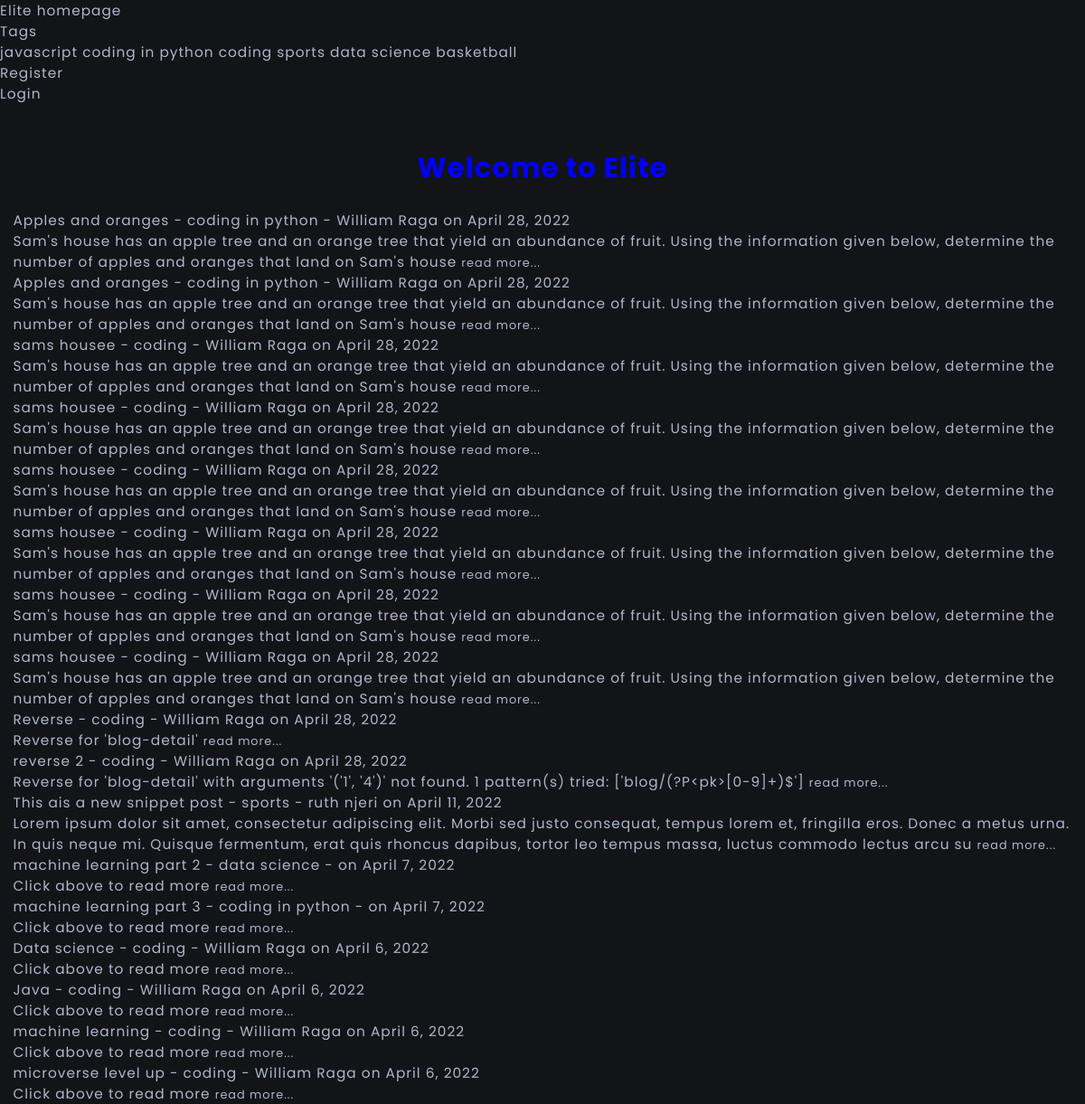
The page / on the database its author committed.
### blog/models.py (models this page shows, shortened)
class Tag(models.Model):
    tag_name = models.CharField(max_length=255)
    def __str__(self):
        return self.tag_name

class BlogPost(models.Model):
    author = models.ForeignKey(User, on_delete=models.CASCADE)
    title = models.CharField(max_length=255)
    title_tag = models.CharField(max_length=255)
    slug = models.SlugField(max_length=255,
                            null=False,
                            unique=False)
    text = RichTextField(blank=True, null=True)
    publication_date = models.DateField(verbose_name='date published',
                                        auto_now_add=True)
    tag = models.CharField(max_length=255, default="coding")
    snippet = models.CharField(max_length=255)
    likes = models.ManyToManyField(User, related_name='blog_posts')

### blog/views.py (the view)
# urls.py: path("", HomeView.as_view(), name="home"),
class HomeView(ListView):
    model = BlogPost
    template_name = 'home.html'
    ordering = ['-publication_date']
    def get_context_data(self, *args, **kwargs):
        tag_menu = Tag.objects.all()
        context = super(HomeView, self).get_context_data(*args, **kwargs)
        context["tag_menu"] = tag_menu
        return context

### blog/templates/home.html (shortened to what this page needs)
{% extends "base.html" %}
{% block content %}
<ul>
  {% for blogpost in object_list %}
      <li>
        <a href="{% url 'blog-detail' blogpost.pk %}">{{ blogpost.title }}</a>
          - <a href="{% url 'tag' blogpost.tag|slugify %}">{{ blogpost.tag }}</a>
         - {{ blogpost.author.first_name }} {{ blogpost.author.last_name }}
          on {{ blogpost.publication_date }}
        <br />
        {{ blogpost.snippet }} <small>
          <a href="{% url 'blog-detail' blogpost.pk %}">read more...</a>
      </small>
      </li>
  {% endfor %}
</ul>
{% endblock %}

### templates/base.html (shortened to what this page needs)
<!doctype html>
{% load static %}
<html lang="en">
  <head>
    <link rel="stylesheet" href="{% static 'blog_styles.css' %}" type="text/css">
    <link rel="stylesheet" href="{% static 'styles.css' %}" type="text/css">
  </head>
  <body>
    <header>
      <div>
    <div>
      <nav>
        <ul class="navbar-nav mr-auto">
          <li class="nav-item">
            <a class="nav-link" href = "{% url 'home' %}">Elite homepage</a>
          </li>
          {% if tag_menu %}
              <li class="nav-item dropdown">
                <a class="nav-link dropdown-toggle" href="#" id="navbarDropdown" role="button" data-bs-toggle="dropdown" aria-expanded="false">
                Tags
                </a>
                <ul class="dropdown-menu" aria-labelledby="navbarDropdown">
                {% for item in tag_menu %}
                    <a class="dropdown-item" href="{% url 'tag' item|slugify %}">
                      {{ item }}
                    </a>
                {% endfor  %}
                </ul>
              </li>
          {% else %}
            <li class="nav-item">
            <a class="nav-link" href = "{% url 'tag-list' %}">Tag List</a>
            </li>
          {% endif %}
          {% if user.is_authenticated %}
          <li class="nav-item">
            <a class="nav-link" href = "{% url 'add-post' %}">Add post</a>
          </li>
          <li class="nav-item">
            <a class="nav-link" href = "{% url 'add-tag' %}">Add tag</a>
          </li>
          <li class="nav-item">
            <a class="nav-link" href = "{% url 'edit-profile' %}">Edit profile</a>
          </li>
          <li class="nav-item">
            <a class="nav-link" href = "{% url 'logout' %}">Logout</a>
          </li>
          {% else %}
          <li class="nav-item">
            <a class="nav-link" href = "{% url 'register' %}">Register</a>
          </li>
          <li class="nav-item">
            <a class="nav-link" href = "{% url 'login' %}">Login</a>
          </li>
          {% endif %}
        </ul>
      </nav>
    </div>
  </div>
    </header>
    <h1 class="heading">Welcome to Elite</h1>
    <br />
    <main>
      <div class="container">
      {% block content %}
      {% endblock %}
      </div>
    </main>
  </body>
</html>

### blog/static/blog_styles.css (style rules this page uses)
.heading { color: blue; }

### static/styles.css (style rules this page uses)
:root { --light-color: #fff; --light-color-alt: #afb6cd; --accent: goldenrod; --primary-background-color: #131417; --secondary-background-color: #252830; --hover-light-color: var(--light-color); --hover-dark-color: var(--primary-background-color); --gradient-color: linear-gradient( 115deg,#4fcf70,#fad648,#a767e5,#12bcfe,#44ce7b); --transparent-light-color: rgba(255,255,255,.05); --transparent-dark-color: rgba(0,0,0,.75); --font-family: 'Poppins', sans-serif; --font-size-xsm: 1.2rem; --font-size-sm: 1.6rem; --font-size-md: 2.4rem; --font-size-lg: 6rem; --font-size-xl: 4rem; --gap: 2rem; --margin-sm: 2rem; --margin-md: 3rem; --item-min-height-sm: 20rem; --item-min-height-md: 30rem; }
* { margin: 0; padding: 0; box-sizing: border-box; }
html { font-size: 60%; }
body { font-family: var(--font-family); font-size: var(--font-size-sm); color: var(--light-color-alt); background-color: var(--primary-background-color); letter-spacing: 1px; }
a { text-decoration: none; color: inherit; }
ul { list-style: none; }
.container { max-width: 160rem; margin: 0 auto; padding: 0 1.5rem; }
.dropdown-menu { font-size: var(--font-size-sm); border-bottom-left-radius: 5px; border-bottom-right-radius: 5px; }
.heading { margin-top: 5rem; text-align: center; }

### rows shown on the page
Tag: tag_name "javascript"
Tag: tag_name "coding in python"
Tag: tag_name "coding"
Tag: tag_name "sports"
Tag: tag_name "data science"
Tag: tag_name "basketball"
BlogPost: title "Apples and oranges", tag "coding in python", author.first_name "William", author.last_name "Raga", publication_date "April 28, 2022", snippet "Sam's house has an apple tree and an orange tree that yield an abundance of fruit. Using the information given below, determine the number of apples and oranges that land on Sam's house"
BlogPost: title "Apples and oranges", tag "coding in python", author.first_name "William", author.last_name "Raga", publication_date "April 28, 2022", snippet "Sam's house has an apple tree and an orange tree that yield an abundance of fruit. Using the information given below, determine the number of apples and oranges that land on Sam's house"
BlogPost: title "sams housee", tag "coding", author.first_name "William", author.last_name "Raga", publication_date "April 28, 2022", snippet "Sam's house has an apple tree and an orange tree that yield an abundance of fruit. Using the information given below, determine the number of apples and oranges that land on Sam's house"
BlogPost: title "sams housee", tag "coding", author.first_name "William", author.last_name "Raga", publication_date "April 28, 2022", snippet "Sam's house has an apple tree and an orange tree that yield an abundance of fruit. Using the information given below, determine the number of apples and oranges that land on Sam's house"
BlogPost: title "sams housee", tag "coding", author.first_name "William", author.last_name "Raga", publication_date "April 28, 2022", snippet "Sam's house has an apple tree and an orange tree that yield an abundance of fruit. Using the information given below, determine the number of apples and oranges that land on Sam's house"
BlogPost: title "sams housee", tag "coding", author.first_name "William", author.last_name "Raga", publication_date "April 28, 2022", snippet "Sam's house has an apple tree and an orange tree that yield an abundance of fruit. Using the information given below, determine the number of apples and oranges that land on Sam's house"
BlogPost: title "sams housee", tag "coding", author.first_name "William", author.last_name "Raga", publication_date "April 28, 2022", snippet "Sam's house has an apple tree and an orange tree that yield an abundance of fruit. Using the information given below, determine the number of apples and oranges that land on Sam's house"
BlogPost: title "sams housee", tag "coding", author.first_name "William", author.last_name "Raga", publication_date "April 28, 2022", snippet "Sam's house has an apple tree and an orange tree that yield an abundance of fruit. Using the information given below, determine the number of apples and oranges that land on Sam's house"
BlogPost: title "Reverse", tag "coding", author.first_name "William", author.last_name "Raga", publication_date "April 28, 2022", snippet "Reverse for 'blog-detail'"
BlogPost: title "reverse 2", tag "coding", author.first_name "William", author.last_name "Raga", publication_date "April 28, 2022", snippet "Reverse for 'blog-detail' with arguments '('1', '4')' not found. 1 pattern(s) tried: ['blog/(?P<pk>[0-9]+)$']"
BlogPost: title "This ais a new snippet post", tag "sports", author.first_name "ruth", author.last_name "njeri", publication_date "April 11, 2022", snippet "Lorem ipsum dolor sit amet, consectetur adipiscing elit. Morbi sed justo consequat, tempus lorem et, fringilla eros. Donec a metus urna. In quis neque mi. Quisque fermentum, erat quis rhoncus dapibus, tortor leo tempus massa, luctus commodo lectus arcu su"
BlogPost: title "machine learning part 2", tag "data science", publication_date "April 7, 2022", snippet "Click above to read more"
BlogPost: title "machine learning part 3", tag "coding in python", publication_date "April 7, 2022", snippet "Click above to read more"
BlogPost: title "Data science", tag "coding", author.first_name "William", author.last_name "Raga", publication_date "April 6, 2022", snippet "Click above to read more"
BlogPost: title "Java", tag "coding", author.first_name "William", author.last_name "Raga", publication_date "April 6, 2022", snippet "Click above to read more"
BlogPost: title "machine learning", tag "coding", author.first_name "William", author.last_name "Raga", publication_date "April 6, 2022", snippet "Click above to read more"
BlogPost: title "microverse level up", tag "coding", author.first_name "William", author.last_name "Raga", publication_date "April 6, 2022", snippet "Click above to read more"
